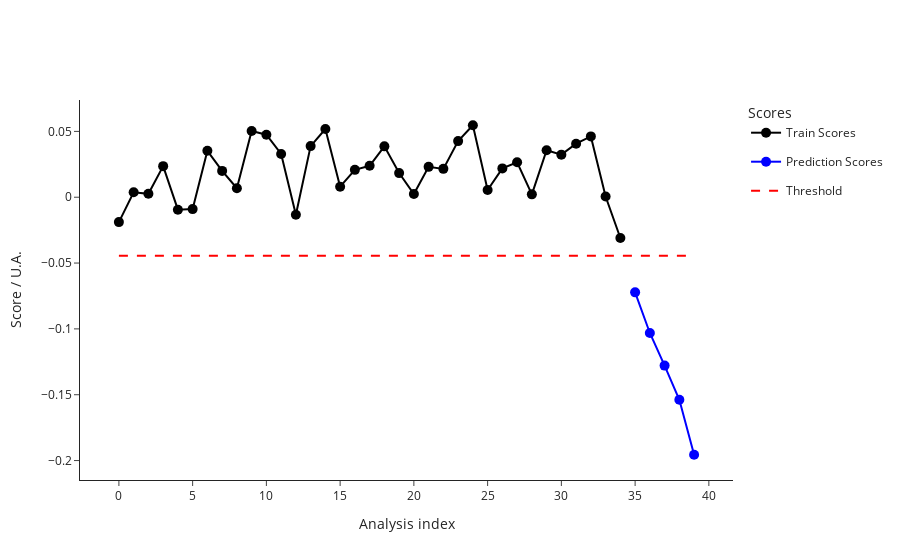

Notebook cell for this chart:
### Code cell
test2_data = pd.read_csv("dev/test2_features.csv")
test2_metadata = pd.read_csv("dev/test2_metadata.csv")
ana.predict(test2_data, test2_metadata)
outliers_test2 = ana.test_prediction_outliers()
print(outliers_test2)
fig_test2_scores = ana.plot_scores()
fig_test2_scores.write_image("dev/figures/fig_test2_scores.png", width=1100, height= 350, scale = 3)
fig_test2_scores.show()
